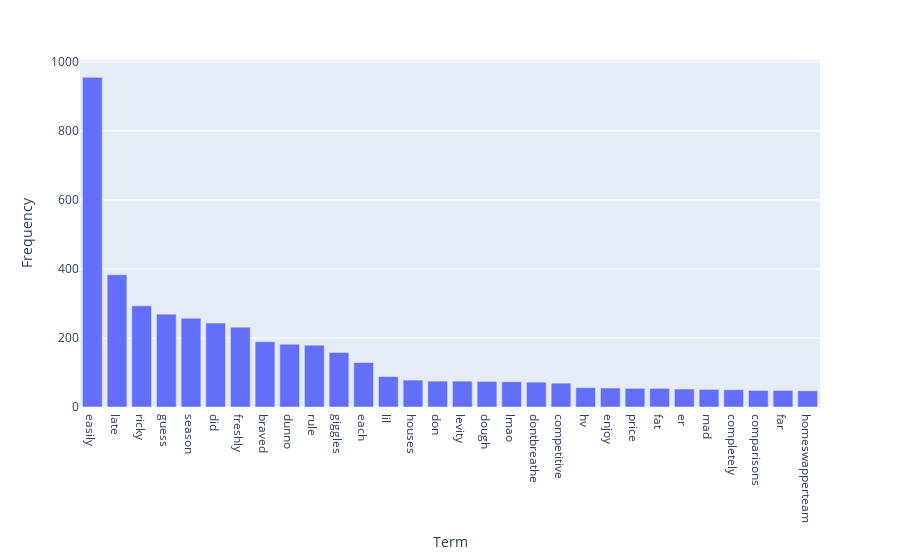
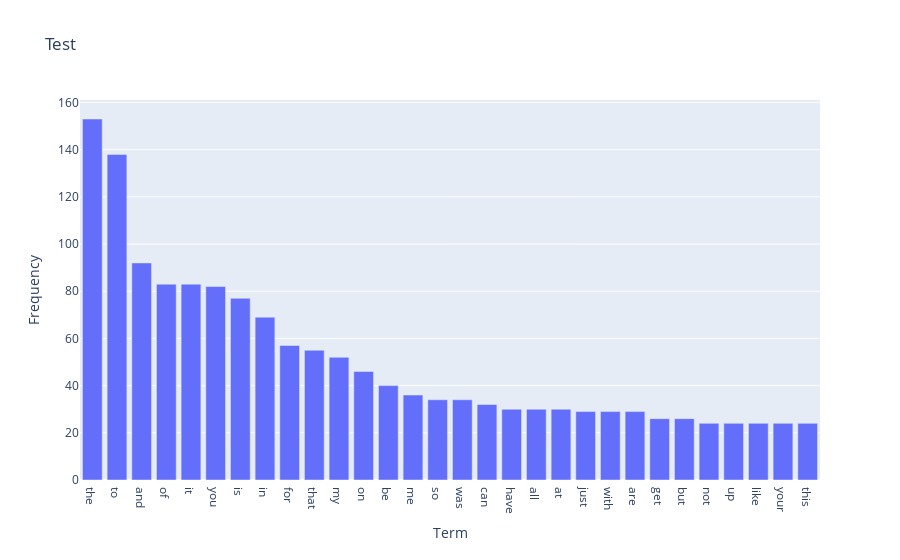

The notebook cell saved with these charts, in order:
### Code cell
# Answer here - Plotting

#Train Plotting
Traindf_feature = list(countvect.get_feature_names_out())
Traindf_frequencies = list(train_df_tf)
Traindf_together = zip(Traindf_feature, Traindf_frequencies)
dfTr = pd.DataFrame(Traindf_together, columns = ['Term','Frequency'])
dfTr.sort_values(by=['Frequency'], inplace=True, ascending=False)
dfTr_filtered = dfTr.head(30)
figTr = px.bar(dfTr_filtered, x='Term', y='Frequency', title = 'Train')
fig.show()

#Test Plotting
Testdf_feature = list(countvect.get_feature_names_out())
Testdf_frequencies = list(test_df_tf)
Testdf_together = zip(Traindf_feature, Testdf_frequencies)
dfTs = pd.DataFrame(Testdf_together, columns = ['Term','Frequency'])
dfTs.sort_values(by=['Frequency'], inplace=True, ascending=False)
dfTs_filtered = dfTs.head(30)
figTs = px.bar(dfTs_filtered, x='Term', y='Frequency', title = 'Test')
figTs.show()

### Figure 1 — Plotly figure (JSON) as saved in the notebook; plotly's stock layout.template omitted (floating-point values rounded to 4 significant figures)
{"data": [{"alignmentgroup": "True", "hovertemplate": "Term=%{x}<br>Frequency=%{y}<extra></extra>", "legendgroup": "", "marker": {"color": "#636efa", "pattern": {"shape": ""}}, "name": "", "offsetgroup": "", "orientation": "v", "showlegend": false, "textposition": "auto", "type": "bar", "x": ["easily", "late", "ricky", "guess", "season", "did", "freshly", "braved", "dunno", "rule", "giggles", "each", "lil", "houses", "don", "levity", "dough", "lmao", "dontbreathe", "competitive", "hv", "enjoy", "price", "fat", "er", "mad", "completely", "comparisons", "far", "homeswapperteam"], "xaxis": "x", "y": [955, 383, 293, 269, 257, 243, 231, 189, 182, 179, 158, 129, 88, 78, 75, 75, 74, 73, 72, 69, 56, 55, 54, 54, 52, 51, 50, 48, 48, 47], "yaxis": "y"}], "layout": {"barmode": "relative", "legend": {"tracegroupgap": 0}, "margin": {"t": 60}, "xaxis": {"anchor": "y", "domain": [0, 1], "title": {"text": "Term"}}, "yaxis": {"anchor": "x", "domain": [0, 1], "title": {"text": "Frequency"}}}}

### Figure 2 — Plotly figure (JSON) as saved in the notebook; plotly's stock layout.template omitted (floating-point values rounded to 4 significant figures)
{"data": [{"alignmentgroup": "True", "hovertemplate": "Term=%{x}<br>Frequency=%{y}<extra></extra>", "legendgroup": "", "marker": {"color": "#636efa", "pattern": {"shape": ""}}, "name": "", "offsetgroup": "", "orientation": "v", "showlegend": false, "textposition": "auto", "type": "bar", "x": ["the", "to", "and", "of", "it", "you", "is", "in", "for", "that", "my", "on", "be", "me", "so", "was", "can", "have", "all", "at", "just", "with", "are", "get", "but", "not", "up", "like", "your", "this"], "xaxis": "x", "y": [153, 138, 92, 83, 83, 82, 77, 69, 57, 55, 52, 46, 40, 36, 34, 34, 32, 30, 30, 30, 29, 29, 29, 26, 26, 24, 24, 24, 24, 24], "yaxis": "y"}], "layout": {"barmode": "relative", "legend": {"tracegroupgap": 0}, "title": {"text": "Test"}, "xaxis": {"anchor": "y", "domain": [0, 1], "title": {"text": "Term"}}, "yaxis": {"anchor": "x", "domain": [0, 1], "title": {"text": "Frequency"}}}}
